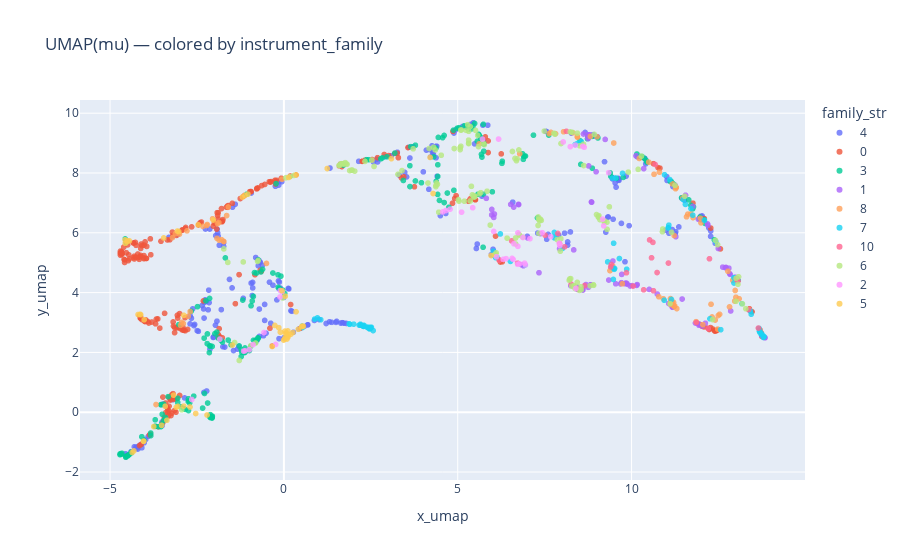

The notebook cell this image was saved under:
### Code cell
fig = px.scatter(
    df,
    x="x_umap",
    y="y_umap",
    color="family_str",
    hover_data=["key", "family", "pitch"],
    title="UMAP(mu) — colored by instrument_family",
    opacity=0.8,
)
fig.update_traces(marker=dict(size=6))
fig.show()

### Figure 1 — Plotly figure (JSON) as saved in the notebook; plotly's stock layout.template omitted (floating-point values rounded to 4 significant figures; data arrays with more than 128 entries replaced by an {"elided": "..."} marker saying what was removed)
{"data": [{"customdata": {"elided": "240x3 mixed values"}, "hovertemplate": "family_str=4<br>x_umap=%{x}<br>y_umap=%{y}<br>key=%{customdata[0]}<br>family=%{customdata[1]}<br>pitch=%{customdata[2]}<extra></extra>", "legendgroup": "4", "marker": {"color": "#636efa", "opacity": 0.8, "size": 6, "symbol": "circle"}, "mode": "markers", "name": "4", "showlegend": true, "type": "scattergl", "x": {"elided": "240 float values"}, "xaxis": "x", "y": {"elided": "240 float values"}, "yaxis": "y"}, {"customdata": {"elided": "253x3 mixed values"}, "hovertemplate": "family_str=0<br>x_umap=%{x}<br>y_umap=%{y}<br>key=%{customdata[0]}<br>family=%{customdata[1]}<br>pitch=%{customdata[2]}<extra></extra>", "legendgroup": "0", "marker": {"color": "#EF553B", "opacity": 0.8, "size": 6, "symbol": "circle"}, "mode": "markers", "name": "0", "showlegend": true, "type": "scattergl", "x": {"elided": "253 float values"}, "xaxis": "x", "y": {"elided": "253 float values"}, "yaxis": "y"}, {"customdata": {"elided": "216x3 mixed values"}, "hovertemplate": "family_str=3<br>x_umap=%{x}<br>y_umap=%{y}<br>key=%{customdata[0]}<br>family=%{customdata[1]}<br>pitch=%{customdata[2]}<extra></extra>", "legendgroup": "3", "marker": {"color": "#00cc96", "opacity": 0.8, "size": 6, "symbol": "circle"}, "mode": "markers", "name": "3", "showlegend": true, "type": "scattergl", "x": {"elided": "216 float values"}, "xaxis": "x", "y": {"elided": "216 float values"}, "yaxis": "y"}, {"customdata": {"elided": "95x3 mixed values"}, "hovertemplate": "family_str=1<br>x_umap=%{x}<br>y_umap=%{y}<br>key=%{customdata[0]}<br>family=%{customdata[1]}<br>pitch=%{customdata[2]}<extra></extra>", "legendgroup": "1", "marker": {"color": "#ab63fa", "opacity": 0.8, "size": 6, "symbol": "circle"}, "mode": "markers", "name": "1", "showlegend": true, "type": "scattergl", "x": [5.979, 9.801, 12.12, 12.72, 13.83, 12.7, 9.863, 8.432, 6.524, 12.5, 8.845, 10.74, 8.479, 13.81, 12.82, 13.4, 5.822, 10.16, 9.545, 8.616, 13.84, 6.889, 8.98, 10.35, 11.17, 8.757, 8.802, 8.74, 12.62, 12.85, 5.977, 10.15, 12.42, 7.012, 10.51, 9.717, 13.75, 11.13, 9.687, 7.928, 8.601, 11.76, 8.767, 8.754, 10.13, 6.838, 8.829, 13.8, 6.748, 11.92, 8.688, 12.98, 10.01, 13.4, 11.45, 12.8, 12.84, 6.054, 13.84, 7.337, 9.345, 8.852, 12.18, 13.81, 11.55, 11.27, 8.755, 8.597, 12.03, 11.21, 11.07, 9.873, 8.817, 8.438, 8.253, 9.96, 6.61, 9.708, 11.94, 11.93, 11.18, 7.378, 8.336, 12.2, 9.241, 9.464, 6.036, 6.751, 12.98, 9.837, 11.84, 8.766, 9.418, 8.442, 11.25], "xaxis": "x", "y": [6.783, 4.299, 2.976, 4.841, 2.504, 4.835, 4.308, 4.183, 6.949, 5.476, 7.032, 3.951, 4.121, 2.514, 4.637, 3.404, 7.152, 4.268, 4.295, 9.304, 2.491, 4.896, 8.042, 8.145, 3.511, 9.275, 9.278, 9.186, 4.852, 3.386, 6.599, 4.241, 5.704, 5.829, 4.108, 4.608, 2.555, 3.587, 4.289, 5.467, 4.109, 6.882, 9.272, 9.151, 8.574, 4.93, 4.255, 2.529, 6.951, 6.452, 4.269, 4.475, 4.235, 3.403, 3.785, 4.818, 4.61, 6.629, 2.492, 4.665, 4.421, 7.022, 6.297, 2.518, 7.257, 5.87, 4.176, 4.084, 2.881, 3.526, 3.637, 4.283, 4.264, 4.129, 4.228, 4.222, 6.859, 4.333, 2.908, 2.952, 3.526, 5.972, 5.429, 6.253, 9.124, 5.056, 6.515, 6.944, 4.517, 4.321, 2.981, 8.236, 4.858, 4.106, 7.591], "yaxis": "y"}, {"customdata": {"elided": "84x3 mixed values"}, "hovertemplate": "family_str=8<br>x_umap=%{x}<br>y_umap=%{y}<br>key=%{customdata[0]}<br>family=%{customdata[1]}<br>pitch=%{customdata[2]}<extra></extra>", "legendgroup": "8", "marker": {"color": "#FFA15A", "opacity": 0.8, "size": 6, "symbol": "circle"}, "mode": "markers", "name": "8", "showlegend": true, "type": "scattergl", "x": [-2.752, 11.14, -1.871, -0.0551, -1.6, -2.33, -1.729, -2.204, -1.909, 10.78, 12.0, 10.91, 9.487, -2.942, 11.13, -2.696, 10.22, -2.051, 11.86, 10.8, 10.65, 11.58, -2.892, 11.3, 11.24, 11.17, 8.816, 11.12, 9.379, 11.28, 11.12, 12.82, 11.7, -1.734, -1.796, 12.29, 13.09, -2.22, -1.865, -1.647, 10.49, 5.615, 12.48, 11.77, 12.77, 12.41, -3.677, 12.98, -3.004, -3.119, 12.97, 13.38, -0.5014, 9.735, 7.678, 12.05, -3.205, 7.63, 8.443, 7.813, 12.49, 11.23, 11.98, -1.924, 12.31, 11.17, 11.23, 11.62, 11.27, 6.782, 8.438, 9.462, -2.973, 8.309, 12.53, -2.788, 11.2, 11.21, 8.045, 9.009, 11.47, 12.91, 13.0, 11.29], "xaxis": "x", "y": [3.207, 3.692, 6.34, 7.791, 6.865, 6.216, 5.706, 6.278, 6.31, 3.864, 6.332, 3.794, 9.003, 3.007, 3.683, 3.367, 8.486, 6.469, 3.029, 8.029, 7.957, 6.535, 2.965, 3.464, 3.555, 3.685, 9.223, 3.603, 4.734, 7.529, 3.8, 3.522, 6.63, 5.716, 5.772, 3.611, 3.795, 6.244, 5.755, 6.577, 8.364, 8.972, 2.779, 6.508, 4.713, 3.083, 0.2575, 4.071, 5.957, 5.971, 3.716, 3.423, 4.975, 4.295, 9.359, 2.93, 5.841, 9.318, 9.197, 9.315, 3.235, 5.908, 6.488, 5.815, 3.185, 7.639, 3.532, 6.625, 7.475, 8.645, 9.225, 4.886, 2.905, 9.348, 3.275, 6.064, 3.573, 3.674, 9.38, 9.213, 7.16, 4.413, 3.847, 7.514], "yaxis": "y"}, {"customdata": {"elided": "84x3 mixed values"}, "hovertemplate": "family_str=7<br>x_umap=%{x}<br>y_umap=%{y}<br>key=%{customdata[0]}<br>family=%{customdata[1]}<br>pitch=%{customdata[2]}<extra></extra>", "legendgroup": "7", "marker": {"color": "#19d3f3", "opacity": 0.8, "size": 6, "symbol": "circle"}, "mode": "markers", "name": "7", "showlegend": true, "type": "scattergl", "x": [2.208, 10.94, 2.292, 2.461, 13.68, 2.008, 9.477, 13.79, 6.031, 2.278, 13.73, 6.516, 9.512, 2.453, 12.94, 9.485, 2.305, 11.06, 13.44, 6.128, 8.444, 11.71, 2.49, 12.56, 11.76, 11.1, 13.06, 12.1, 2.453, 13.18, 13.79, 10.95, 9.5, 7.787, 2.388, 1.06, 9.541, 1.892, 8.014, 2.416, 2.481, 2.567, 11.48, 11.15, 2.2, 2.517, 0.5282, 6.024, 13.42, 11.55, 8.379, 12.95, 11.07, 13.75, 13.69, 9.859, 9.74, 13.7, 6.941, 2.493, 7.778, 0.5344, 6.225, 6.093, 11.06, 13.82, 2.468, 0.9644, 9.65, 2.426, 13.66, 12.42, 9.484, 2.5, 2.167, 0.8848, 2.289, 9.452, 1.878, 2.28, 8.554, 12.25, 7.782, 9.313], "xaxis": "x", "y": [2.919, 3.746, 2.868, 2.789, 2.713, 2.945, 4.44, 2.5, 5.243, 2.876, 2.606, 5.043, 4.808, 2.804, 4.5, 4.814, 2.903, 6.163, 3.279, 5.187, 8.988, 6.81, 2.84, 2.76, 6.59, 7.781, 4.417, 6.42, 2.809, 3.627, 2.555, 7.942, 4.779, 5.86, 2.847, 3.093, 7.832, 2.939, 5.477, 2.827, 2.789, 2.729, 7.112, 3.77, 2.943, 2.839, 2.884, 5.386, 3.376, 6.95, 8.951, 4.321, 6.256, 2.619, 2.676, 4.781, 7.988, 2.673, 4.923, 2.811, 6.013, 2.832, 5.962, 5.17, 6.165, 2.521, 2.788, 3.154, 5.14, 2.842, 2.807, 5.707, 5.651, 2.829, 2.911, 3.115, 2.879, 7.826, 2.956, 2.895, 9.051, 3.125, 5.829, 5.028], "yaxis": "y"}, {"customdata": [["vocal_acoustic_000-069-100", 10, 69], ["vocal_synthetic_003-040-050", 10, 40], ["vocal_acoustic_000-063-050", 10, 63], ["vocal_synthetic_003-100-075", 10, 100], ["vocal_acoustic_000-058-050", 10, 58], ["vocal_synthetic_003-067-075", 10, 67], ["vocal_acoustic_000-070-127", 10, 70], ["vocal_synthetic_003-051-050", 10, 51], ["vocal_synthetic_003-040-100", 10, 40], ["vocal_synthetic_003-089-075", 10, 89], ["vocal_synthetic_003-021-025", 10, 21], ["vocal_acoustic_000-055-100", 10, 55], ["vocal_synthetic_003-058-025", 10, 58], ["vocal_synthetic_003-068-127", 10, 68], ["vocal_acoustic_000-059-050", 10, 59], ["vocal_synthetic_003-079-127", 10, 79], ["vocal_acoustic_000-065-075", 10, 65], ["vocal_acoustic_000-052-050", 10, 52], ["vocal_synthetic_003-102-100", 10, 102], ["vocal_acoustic_000-067-100", 10, 67], ["vocal_acoustic_000-057-050", 10, 57], ["vocal_synthetic_003-052-127", 10, 52], ["vocal_synthetic_003-061-050", 10, 61], ["vocal_acoustic_000-066-100", 10, 66], ["vocal_synthetic_003-099-075", 10, 99], ["vocal_synthetic_003-030-100", 10, 30], ["vocal_synthetic_003-036-075", 10, 36], ["vocal_synthetic_003-039-075", 10, 39], ["vocal_acoustic_000-064-025", 10, 64], ["vocal_synthetic_003-029-025", 10, 29], ["vocal_acoustic_000-054-075", 10, 54]], "hovertemplate": "family_str=10<br>x_umap=%{x}<br>y_umap=%{y}<br>key=%{customdata[0]}<br>family=%{customdata[1]}<br>pitch=%{customdata[2]}<extra></extra>", "legendgroup": "10", "marker": {"color": "#FF6692", "opacity": 0.8, "size": 6, "symbol": "circle"}, "mode": "markers", "name": "10", "showlegend": true, "type": "scattergl", "x": [6.551, 13.03, 7.879, 7.929, 10.52, 8.262, 8.075, 11.86, 13.65, 8.648, 8.127, 10.73, 10.63, 8.453, 10.57, 6.723, 9.852, 12.24, 10.04, 9.419, 10.61, 12.21, 10.35, 9.399, 6.198, 13.04, 13.06, 13.36, 7.514, 10.68, 11.06], "xaxis": "x", "y": [5.73, 4.47, 5.979, 5.638, 5.761, 4.283, 5.531, 3.001, 2.814, 4.236, 9.393, 4.671, 4.062, 4.125, 5.164, 4.982, 4.664, 5.132, 4.219, 4.941, 5.68, 2.795, 4.094, 4.858, 5.083, 4.419, 4.391, 3.433, 5.918, 8.285, 4.988], "yaxis": "y"}, {"customdata": {"elided": "153x3 mixed values"}, "hovertemplate": "family_str=6<br>x_umap=%{x}<br>y_umap=%{y}<br>key=%{customdata[0]}<br>family=%{customdata[1]}<br>pitch=%{customdata[2]}<extra></extra>", "legendgroup": "6", "marker": {"color": "#B6E880", "opacity": 0.8, "size": 6, "symbol": "circle"}, "mode": "markers", "name": "6", "showlegend": true, "type": "scattergl", "x": {"elided": "153 float values"}, "xaxis": "x", "y": {"elided": "153 float values"}, "yaxis": "y"}, {"customdata": {"elided": "46x3 mixed values"}, "hovertemplate": "family_str=2<br>x_umap=%{x}<br>y_umap=%{y}<br>key=%{customdata[0]}<br>family=%{customdata[1]}<br>pitch=%{customdata[2]}<extra></extra>", "legendgroup": "2", "marker": {"color": "#FF97FF", "opacity": 0.8, "size": 6, "symbol": "circle"}, "mode": "markers", "name": "2", "showlegend": true, "type": "scattergl", "x": [5.712, 6.732, 6.776, 7.923, 6.112, -0.05321, -1.118, 6.875, 6.723, 6.564, 6.617, 6.307, 9.341, -0.573, -1.159, 7.078, 6.391, 6.595, 4.661, 4.567, -0.2369, 9.167, 8.596, 8.381, 7.429, 6.036, -1.841, 5.111, 6.946, 6.73, 8.033, -0.8874, 9.201, 8.637, 7.935, 6.922, 7.677, -0.1044, -0.1124, 8.238, 8.398, 4.779, -0.9933, -2.649, 6.175, 5.43], "xaxis": "x", "y": [9.135, 5.999, 4.965, 5.654, 5.198, 4.029, 2.052, 5.844, 4.947, 5.145, 5.633, 5.113, 8.01, 2.665, 2.044, 5.803, 5.136, 5.108, 6.746, 6.697, 2.267, 6.459, 8.892, 8.933, 6.005, 6.045, 2.445, 6.69, 4.925, 5.547, 9.038, 2.261, 6.232, 8.861, 5.578, 4.986, 5.867, 4.07, 3.853, 8.882, 4.139, 6.791, 2.093, 0.4252, 9.135, 6.839], "yaxis": "y"}, {"customdata": {"elided": "65x3 mixed values"}, "hovertemplate": "family_str=5<br>x_umap=%{x}<br>y_umap=%{y}<br>key=%{customdata[0]}<br>family=%{customdata[1]}<br>pitch=%{customdata[2]}<extra></extra>", "legendgroup": "5", "marker": {"color": "#FECB52", "opacity": 0.8, "size": 6, "symbol": "circle"}, "mode": "markers", "name": "5", "showlegend": true, "type": "scattergl", "x": [-2.881, -3.173, 0.03858, 0.03598, 1.247, 4.205, -1.122, 0.1129, -0.1468, 0.3521, -3.457, 0.02202, 0.3494, -4.561, -0.2597, -3.517, -4.035, 5.959, -4.364, 0.04158, 0.1178, -2.032, -3.744, 0.5121, -0.008033, -2.463, -4.445, -3.05, -4.119, 0.1929, -4.505, 0.07325, -0.3366, 0.1132, -2.537, -4.035, 0.1211, -0.05428, 0.2593, -4.132, 0.03219, -3.366, 3.092, 0.1372, -2.7, 0.0883, -2.211, 0.4143, -3.024, -2.879, -4.512, -4.315, 0.532, -4.019, -3.414, -0.1012, -3.094, -1.482, 0.561, -1.191, -4.194, 4.291, -3.062, -1.034, -4.568], "xaxis": "x", "y": [0.2041, 0.5703, 3.88, 2.491, 8.15, 8.52, 7.249, 2.505, 2.827, 7.937, 5.828, 2.449, 3.359, 5.647, 2.901, -0.439, -0.9642, 5.24, -1.346, 2.641, 2.534, 6.427, -0.4794, 2.859, 2.413, 6.268, 5.73, 0.1953, 3.259, 2.603, 5.73, 2.653, 2.199, 2.718, -0.04312, -0.9753, 2.59, 4.064, 2.664, 3.274, 2.714, -0.268, 8.479, 7.85, 0.1743, 2.449, -0.09269, 2.774, 6.037, 3.24, 5.694, -1.293, 2.882, 3.093, 0.2002, 2.677, 0.1654, 2.247, 2.877, 7.195, 3.267, 7.315, 6.06, 7.293, 5.766], "yaxis": "y"}], "layout": {"legend": {"title": {"text": "family_str"}, "tracegroupgap": 0}, "title": {"text": "UMAP(mu) — colored by instrument_family"}, "xaxis": {"anchor": "y", "domain": [0, 1], "title": {"text": "x_umap"}}, "yaxis": {"anchor": "x", "domain": [0, 1], "title": {"text": "y_umap"}}}}
